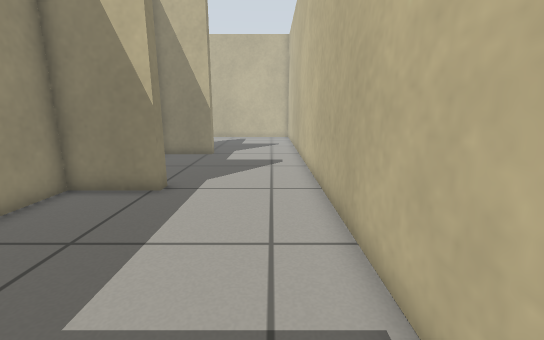
[1] (above)

17 first-person views from a walk through a Gazebo world. The camera is 0.64 m above the floor, tilts 12° down and sees 90° across. The floor is counted in squares, 0.25 m on a side. Each view is taken from the middle of a square. On the plan, view 1 faces up. The plan holds only what a view shows up to about 18 squares ahead; the rest is blank.

[2]
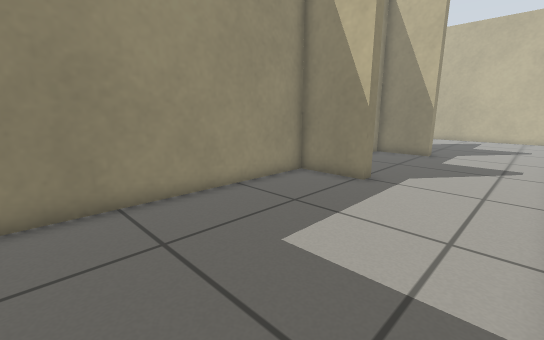

[3]
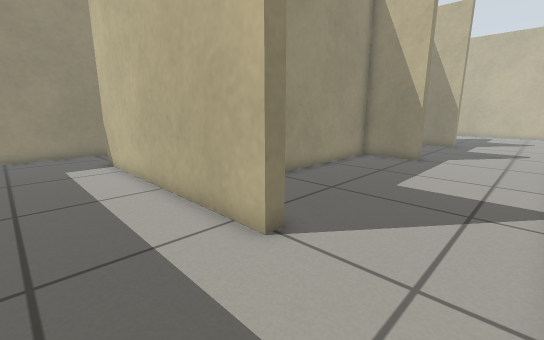

[4]
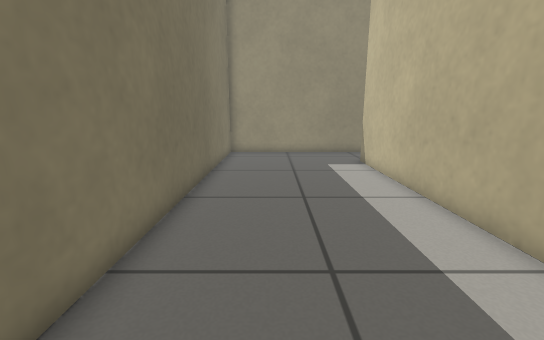

[5]
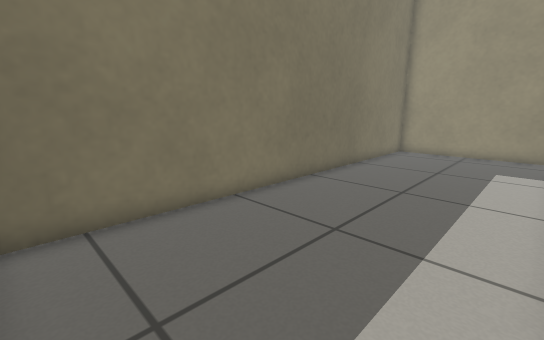

[6]
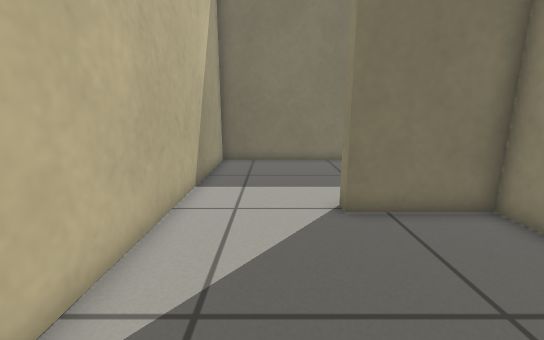

[7]
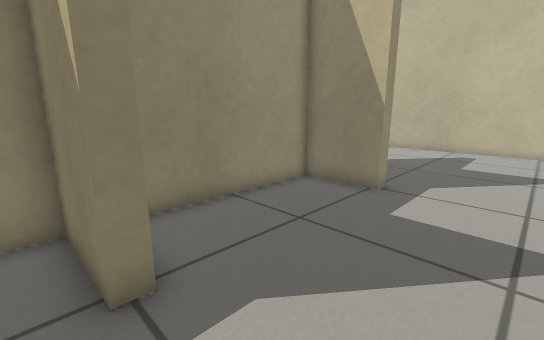

[8]
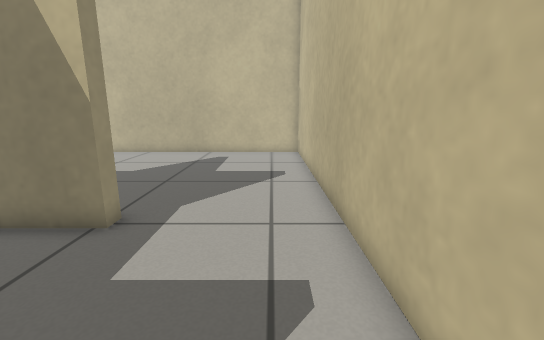

[9]
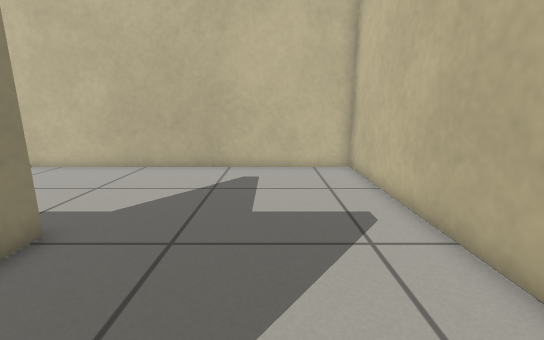

[10]
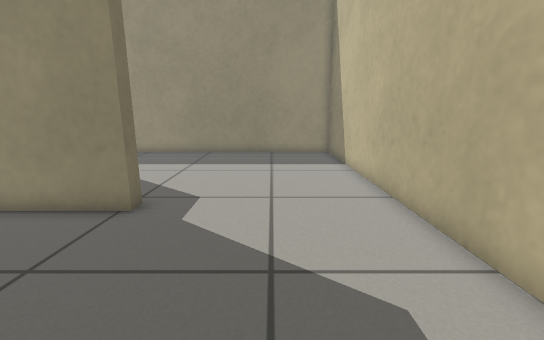

[11]
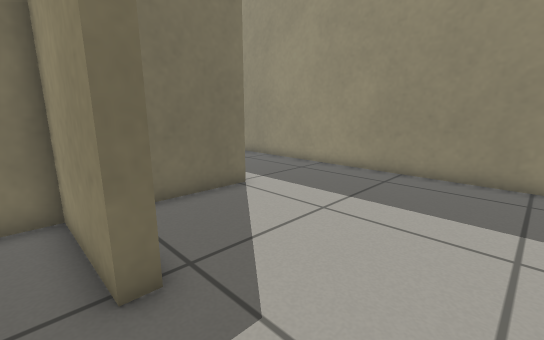

[12]
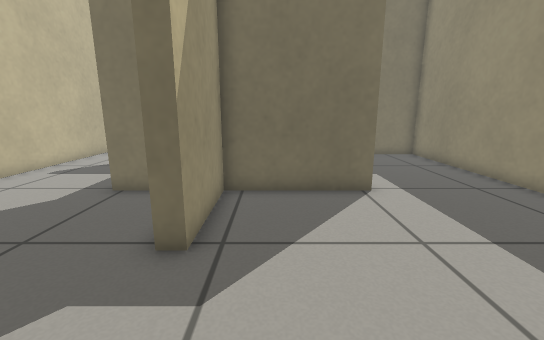

[13]
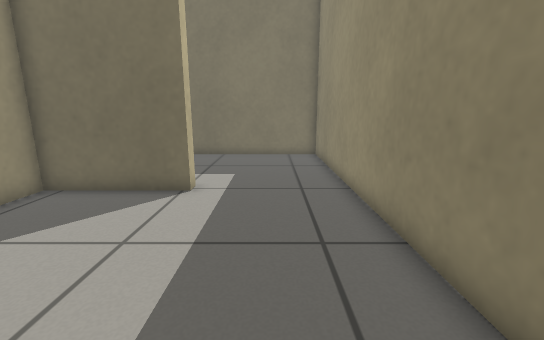

[14]
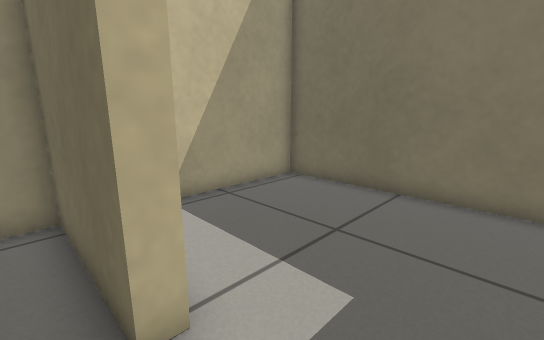

[15]
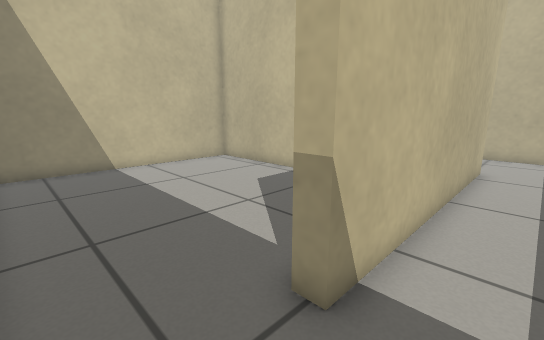

[16]
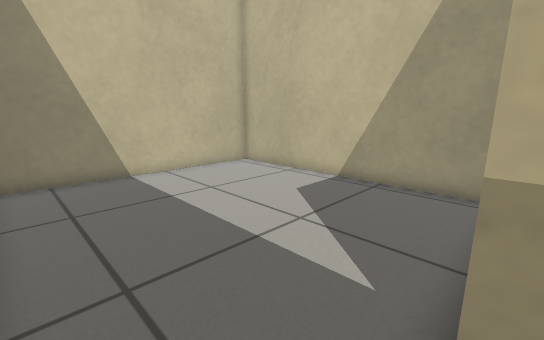

[17]
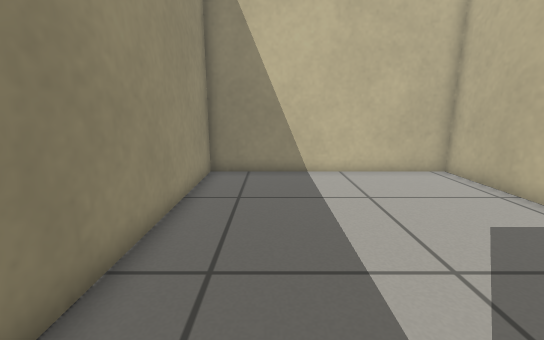

### Floor plan
Ten units are one square. View 1 is at (0, 0); x grows to the right and y downward. Boxes are objects, and circles mark ways between rooms. Rooms are numbered by the first view taken in them; rooms with no view inside come last. Other rooms are left out.
<svg viewBox="-182 -292 204 404">
<path fill="none" stroke="#000" d="M-37 -87 -68 -87 -68 27 -29 27M17 25 17 -85M-29 27 -29 33 -143 33 -143 26M-177 25 -177 107 17 107 17 25M-37 -94 -37 -87M-37 -173 -37 -167 -68 -167 -68 -104M17 -85 17 -175M-74 -213 -68 -213 -68 -173 -37 -173M17 -175 17 -287 -75 -287M-123 -173 -74 -173 -74 -213M-75 -287 -177 -287 -177 -175M-74 20 -74 -87 -177 -87 -177 25M-123 -166 -123 -173M-177 -175 -177 -93 -74 -93 -74 -144"/>
<circle cx="-5" cy="30" r="3" fill="#2a7"/>
<circle cx="-10" cy="-90" r="3" fill="#2a7"/>
<circle cx="-160" cy="30" r="3" fill="#2a7"/>
<circle cx="-10" cy="-170" r="3" fill="#2a7"/>
<circle cx="-70" cy="-250" r="3" fill="#2a7"/>
<circle cx="-150" cy="-170" r="3" fill="#2a7"/>
<text x="-30" y="-30">1</text>
<text x="-80" y="70">2</text>
<text x="-20" y="-130">3</text>
<text x="-30" y="-230">4</text>
<text x="-130" y="-230">5</text>
<text x="-130" y="-30">6</text>
<text x="-130" y="-130">7</text>
</svg>
Room 1 opens to room 2. Room 1 opens to room 3. Room 2 opens to room 6. Room 3 opens to room 4. Room 4 opens to room 5. Room 5 opens to room 7.

Where each view was taken, in squares from view 1:
view 1: 0 up, 0 right, facing up
view 2: 1 down, 1 right, facing up-left
view 3: 7 down, 1 right, facing up-left
view 4: 8 down, 0 right, facing left
view 5: 4 down, 1 right, facing down-left
view 6: 4 up, 1 left, facing down
view 7: 8 up, 0 right, facing up-left
view 8: 11 up, 0 right, facing up
view 9: 16 up, 2 left, facing up
view 10: 25 up, 0 right, facing left
view 11: 25 up, 6 left, facing down-left
view 12: 26 up, 9 left, facing down
view 13: 26 up, 15 left, facing down
view 14: 18 up, 15 left, facing down-right
view 15: 5 down, 17 left, facing up-right
view 16: 3 down, 17 left, facing up-right
view 17: 3 down, 15 left, facing up
